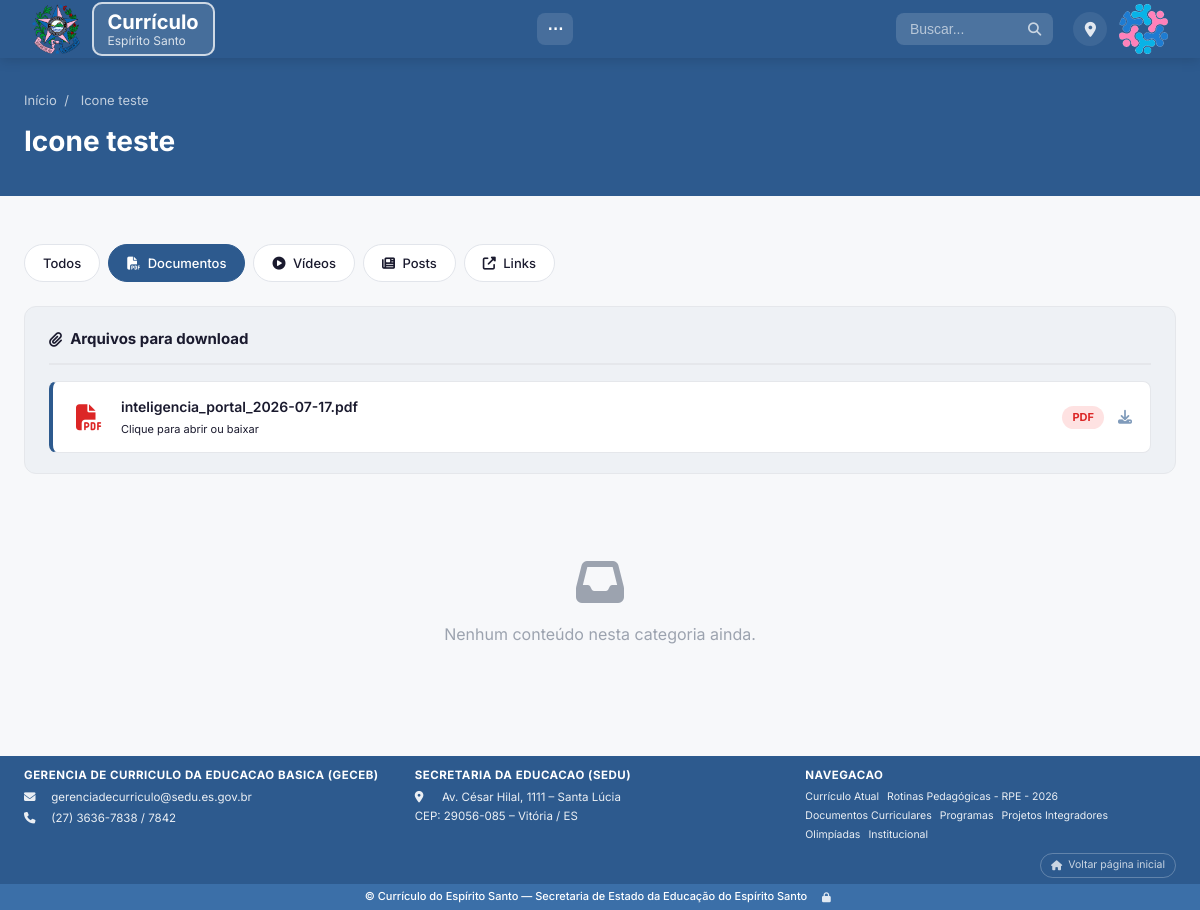
Before: /categoria/icone-teste/?tipo=documento with the older database file.
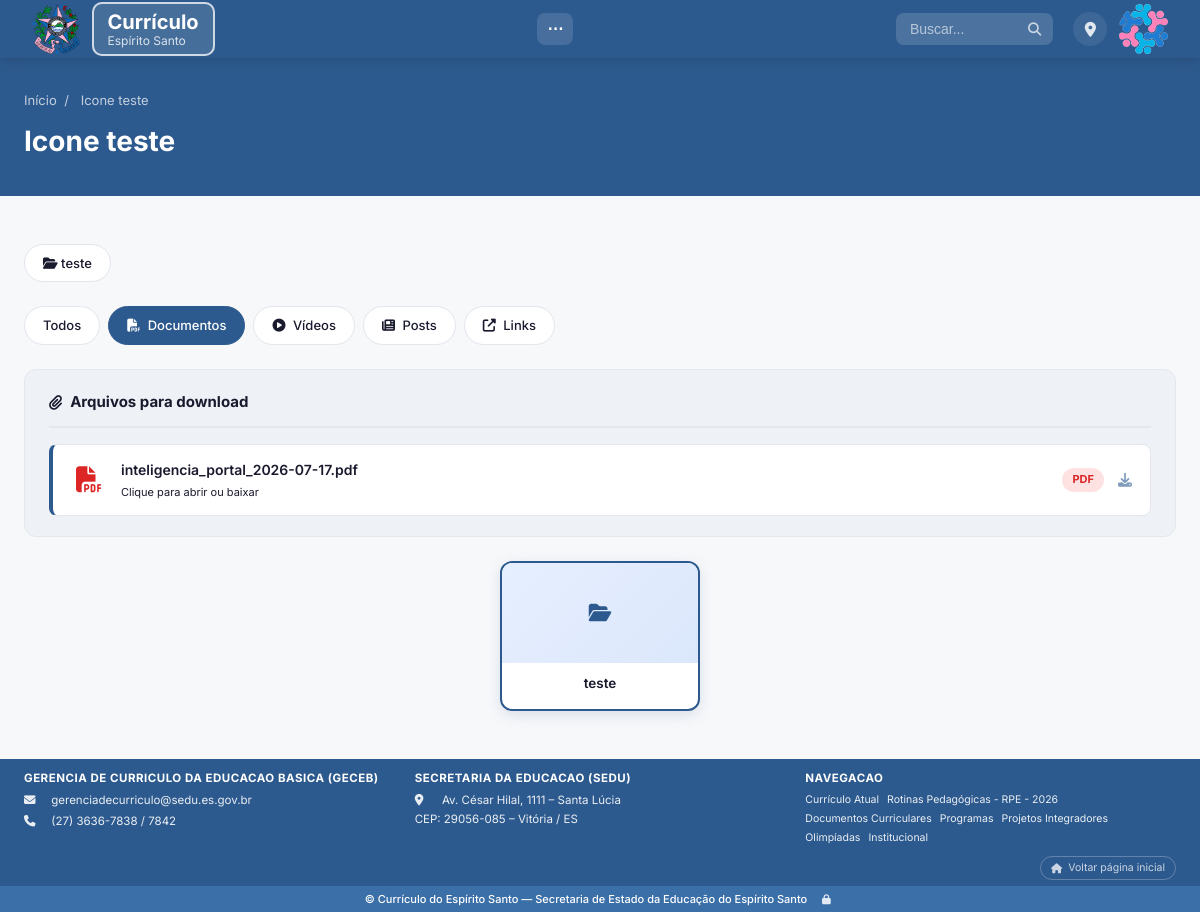
After: the same page with the newer database file.
### conteudo/models.py (models this page shows, shortened)
class Anexo(models.Model):
    conteudo = models.ForeignKey(
        Conteudo, on_delete=models.CASCADE, null=True, blank=True,
        related_name='anexos', verbose_name='Conteúdo'
    )
    categoria = models.ForeignKey(
        Categoria, on_delete=models.CASCADE, null=True, blank=True,
        related_name='anexos', verbose_name='Categoria'
    )
    arquivo = models.FileField(
        'Arquivo', upload_to='anexos/%Y/%m/',
        help_text='PDF, Word, Excel, PowerPoint, vídeo, imagem ou outro arquivo.'
    )
    nome = models.CharField(
        'Nome do arquivo', max_length=200, blank=True,
        help_text='Nome exibido no site. Se vazio, usa o nome do arquivo.'
    )
    ordem = models.PositiveIntegerField('Ordem', default=0)
    class Meta:
        verbose_name = 'Anexo'
        verbose_name_plural = 'Anexos'
        ordering = ['ordem', 'nome']
    @property
    def extensao(self):
        if self.arquivo:
            return self.arquivo.name.split('.')[-1].upper()
        return ''
    @property
    def nome_exibicao(self):
        return self.nome or self.arquivo.name.split('/')[-1]

class Categoria(models.Model):
    nome = models.CharField('Nome', max_length=200)
    slug = models.SlugField('URL amigável', max_length=200, unique=True, blank=True)
    descricao = models.TextField('Descrição', blank=True)
    icone = models.CharField(
        'Ícone', max_length=50, blank=True,
        help_text='Nome do ícone (ex: fas fa-book, fas fa-trophy)'
    )
    icone_imagem = models.FileField(
        'Ícone personalizado (imagem)', upload_to='icones_categoria/', blank=True, null=True,
        help_text='Envie uma imagem para usar como ícone deste botão, no lugar do ícone '
                  'automático/Font Awesome. Aceita qualquer formato (PNG, JPG, SVG, ICO, '
                  'WEBP...). Use uma imagem com fundo transparente para não prejudicar a '
                  'estética do botão. A imagem é ajustada automaticamente ao espaço do '
                  'ícone (sem cortar) tanto no botão principal quanto em subbotões. Se '
                  'preenchido, tem prioridade sobre o ícone escolhido.'
    )
    imagem = models.ImageField('Imagem de capa', upload_to='categorias/', blank=True, null=True)
    ordem = models.PositiveIntegerField('Ordem no menu', default=0)
    ativa = models.BooleanField('Ativa', default=True)
    categoria_pai = models.ForeignKey(
        'self', on_delete=models.CASCADE, null=True, blank=True,
        related_name='subcategorias', verbose_name='Categoria pai'
    )
    mostrar_menu_superior = models.BooleanField(
        'Aparecer na barra superior do site', default=False,
        help_text='Se marcado, o botão aparece na barra azul do topo da página '
                  'inicial e na lista "Navegação" do rodapé. Se desmarcado, some '
                  'dessas duas barras (mas a página da categoria continua existindo). '
                  'Vale apenas para botões do nível principal.'
    )
    mostrar_navegue_area = models.BooleanField(
        'Aparecer no "Navegue por área"', default=False,
        help_text='Se marcado, o botão aparece na seção "Navegue por área" da '
                  'página inicial. Se desmarcado, não aparece lá. '
                  'Vale apenas para botões do nível principal.'
    )
    mostrar_area_central = models.BooleanField(
        'Aparecer na área central (ao lado do Currículo Atual)', default=False,
        help_text='Se marcado, o botão aparece centralizado na página inicial, '
                  'ao lado do botão "Currículo Atual". Independente da barra '
                  'superior — pode marcar um, outro, os dois ou nenhum. A ordem '
                  'de exibição usa o mesmo campo "Ordem no menu". '
                  'Vale apenas para botões do nível principal.'
    )
    url_externa = models.URLField(
        'URL / Link de acesso externo', max_length=500, blank=True,
        help_text='Opcional. Se preenchido, ao clicar neste botão o visitante '
                  'será direcionado para este endereço externo em vez de abrir '
                  'a página interna da categoria.'
    )
    mostrar_conteudos_recentes = models.BooleanField(
        'Aparecer em Conteúdos Recentes', default=False,
        help_text='Se marcado, os conteúdos desta categoria poderão aparecer '
                  'automaticamente na área "Conteúdos Recentes" da página inicial.'
    )
    mostrar_como_card = models.BooleanField(
        'Mostrar como card grande na página do pai', default=True,
        help_text='Vale apenas para subcategorias (botões dentro de outro botão). '
                  'Se marcado, aparece como chip no topo E como card grande clicável '
                  'no meio da página do pai. Se desmarcado, aparece SOMENTE como chip '
                  'no topo (sem duplicar). Subáreas criadas pela função "Criar subárea '
                  'nos botões marcados" já nascem desmarcadas, por padrão.'
    )
    class Meta:
        verbose_name = 'Categoria'
        verbose_name_plural = 'Categorias'
        ordering = ['ordem', 'nome']
    @property
    def icone_display(self):
        if self.icone:
            return self.icone
        return icone_por_texto(self.nome, fallback='fas fa-folder-open')
    @property
    def link_externo(self):
        url = (self.url_externa or '').strip()
        if not url:
            return ''
        if '://' in url or url.startswith(('mailto:', 'tel:', '//', '#', '/')):
            return url
        return 'https://' + url

### conteudo/views.py (the view, shortened to what this page needs)
# urls.py: path('categoria/<slug:slug>/', views.categoria_detalhe, name='categoria'),
def categoria_detalhe(request, slug):
    categoria = get_object_or_404(Categoria, slug=slug, ativa=True)
    subcategorias = categoria.subcategorias.filter(ativa=True).order_by('nome')
    from painel.models import Vinculo
    cats = [categoria]
    conteudos = Conteudo.objects.publicados().filter(
        Q(categoria__in=cats) | Q(vinculos__categoria__in=cats)
    ).distinct().order_by(
        Case(When(ordem=0, then=Value(9999)), default=F('ordem'), output_field=IntegerField()),
        '-data_publicacao'
    )
    pulsantes = set(Vinculo.objects.filter(
        categoria__in=cats, pulsante=True
    ).values_list('conteudo_id', flat=True))
    tipo = request.GET.get('tipo')
    if tipo:
        conteudos = conteudos.filter(tipo=tipo)
    banners_cat = Banner.objects.filter(ativo=True, categoria=categoria)
    anexos_categoria = categoria.anexos.all().order_by('ordem', 'nome')
    return render(request, 'categoria.html', {
        'categoria': categoria,
        'subcategorias': subcategorias,
        'conteudos': conteudos,
        'tipo_filtro': tipo,
        'banners': banners_cat,
        'anexos_categoria': anexos_categoria,
        'pulsantes': pulsantes,
    })

### conteudo/context_processors.py (called while the page is built)
def site_config(request):
    return {
        'config': ConfiguracaoSite.get_config(),
        'menu_categorias': Categoria.objects.filter(
            ativa=True, categoria_pai__isnull=True, mostrar_menu_superior=True
        ),
    }

### conteudo/models.py (called while the page is built)
    def publicados(self):
        return self.filter(
            status=StatusPublicacao.PUBLICADO,
            data_publicacao__lte=timezone.now(),
        )

    @classmethod
    def get_config(cls):
        config, _ = cls.objects.get_or_create(pk=1)
        return config

### inteligencia/ua_parser.py (called while the page is built, shortened)
def detectar_dispositivo(ua):
    if not ua:
        return 'desktop'

def detectar_navegador(ua):
    if not ua:
        return 'Outro'

### templates/categoria.html (shortened to what the changed rows need)
{% extends 'base.html' %}
{% block content %}
<section class="page-header">
    <div class="container">
        <h1>{{ categoria.nome }}</h1>
    </div>
</section>
<section class="section">
    <div class="container">
    {% if pagina_indice %}
        {% if categoria.descricao %}
        <div class="page-intro-body">{{ categoria.descricao|safe }}</div>
        {% endif %}
        <div class="topic-grid">
            {% for botao in botoes %}
            <a href="{% if botao.link_externo %}{{ botao.link_externo }}{% else %}{% url 'conteudo:categoria' botao.slug %}{% endif %}"
               class="topic-btn{% if botao.estilo.pulsante %} btn-pulse{% endif %}{% if botao.estilo.classe_tamanho %} {{ botao.estilo.classe_tamanho }}{% endif %}"
               {% if botao.estilo %}style="{{ botao.estilo.css_inline }}"{% endif %}
               {% if botao.link_externo %}target="_blank" rel="noopener"{% endif %}
               title="{{ botao.nome }}">
                <span class="topic-icon{% if botao.icone_imagem %} sem-fundo{% endif %}">
                    {% if botao.icone_imagem %}<img src="{{ botao.icone_imagem.url }}" alt="" class="icone-personalizado">
                    {% else %}<i class="{{ botao.icone_display }}"></i>{% endif %}
                </span>
                <span class="topic-label">{{ botao.nome }}</span>
            </a>
            {% endfor %}
        </div>
    {% else %}
        {% if subcategorias %}
        <div class="subcategories">
            {% for sub in subcategorias %}
            <a href="{% if sub.link_externo %}{{ sub.link_externo }}{% else %}{% url 'conteudo:categoria' sub.slug %}{% endif %}"
               class="subcategory-chip{% if sub.estilo.pulsante %} btn-pulse{% endif %}{% if sub.estilo.classe_tamanho %} {{ sub.estilo.classe_tamanho }}{% endif %}"
               title="{{ sub.nome }}">
                {% if sub.icone_imagem %}<img src="{{ sub.icone_imagem.url }}" alt="" class="icone-personalizado chip-icone-personalizado">
                {% elif sub.icone %}<i class="{{ sub.icone }}"></i>{% endif %}
                {{ sub.nome }}
            </a>
            {% endfor %}
        </div>
        {% endif %}
        {% if anexos_categoria %}
        <div class="anexos-section">
            <div class="anexos-lista">
                {% for anexo in anexos_categoria %}
                <a href="{{ anexo.arquivo.url }}" class="anexo-item" target="_blank" rel="noopener" title="{{ anexo.nome_exibicao }}">
                    <span class="anexo-icone">
                        {% if anexo.extensao == 'PDF' %}<i class="fas fa-file-pdf"></i>
                        {% elif anexo.extensao == 'DOCX' or anexo.extensao == 'DOC' %}<i class="fas fa-file-word"></i>
                        {% elif anexo.extensao == 'XLSX' or anexo.extensao == 'XLS' %}<i class="fas fa-file-excel"></i>
                        {% elif anexo.extensao == 'PPTX' or anexo.extensao == 'PPT' %}<i class="fas fa-file-powerpoint"></i>
                        {% elif anexo.extensao == 'MP4' or anexo.extensao == 'AVI' or anexo.extensao == 'MOV' %}<i class="fas fa-file-video"></i>
                        {% elif anexo.extensao == 'JPG' or anexo.extensao == 'PNG' or anexo.extensao == 'GIF' %}<i class="fas fa-file-image"></i>
                        {% else %}<i class="fas fa-file"></i>
                        {% endif %}
                    </span>
                    <span class="anexo-info">
                        <span class="anexo-nome">{{ anexo.nome_exibicao }}</span>
                        <span class="anexo-meta">Clique para abrir ou baixar</span>
                    </span>
                    <span class="anexo-ext ext-{{ anexo.extensao|lower }}">{{ anexo.extensao }}</span>
                    <span class="anexo-download"><i class="fas fa-download"></i></span>
                </a>
                {% endfor %}
            </div>
        </div>
        {% endif %}
        {% if subcategorias or conteudos %}
        <div class="content-grid">
            {% for sub in subcategorias %}
            {% if sub.mostrar_como_card %}
            <a href="{% if sub.link_externo %}{{ sub.link_externo }}{% else %}{% url 'conteudo:categoria' sub.slug %}{% endif %}"
               class="content-card content-card--subbotao{% if sub.estilo.pulsante %} btn-pulse{% endif %}"
               title="{{ sub.nome }}">
                <div class="card-image card-image-placeholder{% if sub.icone_imagem %} sem-fundo{% endif %}">
                    {% if sub.icone_imagem %}<img src="{{ sub.icone_imagem.url }}" alt="" class="icone-personalizado">
                    {% else %}<i class="{{ sub.icone_display }}"></i>{% endif %}
                </div>
                <div class="card-body">
                    <h3>{{ sub.nome }}</h3>
                </div>
            </a>
            {% endif %}
            {% endfor %}
        </div>
        {% else %}
        <div class="empty-state">
            <i class="fas fa-inbox"></i>
            <p>Nenhum conteúdo nesta categoria ainda.</p>
        </div>
        {% endif %}
    {% endif %}
    </div>
</section>
{% endblock %}

### templates/base.html (shortened to what this page needs)
{% load static %}
<!DOCTYPE html>
<html lang="pt-BR">
<head>
    <link rel="stylesheet" href="https://cdnjs.cloudflare.com/ajax/libs/font-awesome/6.5.1/css/all.min.css">
    <link rel="stylesheet" href="{% static 'css/style.css' %}?v=20260718-2">
</head>
<body>
<header class="header">
    <div class="container header-inner">
        <img src="{% static 'img/brasao-es.png' %}" alt="Brasão do Estado do Espírito Santo" class="header-brasao">
        <a href="{% url 'conteudo:home' %}" class="logo {% block logo_class %}{% endblock %}">
            <div class="logo-text">
                <span class="logo-title">Currículo</span>
                <span class="logo-subtitle">Espírito Santo</span>
            </div>
        </a>
        <nav class="nav">
            <button type="button" class="nav-more" id="navMore" aria-label="Mais categorias" title="Mais categorias">⋯</button>
        </nav>
        <form action="{% url 'conteudo:busca' %}" class="search-form">
            <input type="text" name="q" placeholder="Buscar..." value="{{ query|default:'' }}" class="search-input">
            <button type="submit" class="search-btn"><i class="fas fa-search"></i></button>
        </form>
        {% if config.endereco %}
        <a href="https://www.google.com/maps/search/?api=1&query={{ config.endereco|urlencode }}"
           target="_blank" rel="noopener" class="nav-localizacao"
           title="Ver a localização da SEDU no mapa">
            <i class="fas fa-location-dot"></i>
        </a>
        {% endif %}
        <img src="{% static 'img/gerenciaok.png' %}" alt="GECEB" class="header-geceb">
    </div>
</header>
<main class="main">
    {% block content %}{% endblock %}
</main>
<footer class="footer">
    <div class="container footer-inner">
        <div class="footer-info">
            <h3>{{ config.rodape_col1_titulo|default:"GERÊNCIA DE CURRÍCULO DA EDUCAÇÃO BÁSICA (GECEB)" }}</h3>
            {% if config.rodape_col1_html %}{{ config.rodape_col1_html|safe }}{% else %}
            <p><i class="fas fa-envelope"></i> {{ config.email_contato }}</p>
            <p><i class="fas fa-phone"></i> {{ config.telefone }}</p>
            {% endif %}
        </div>
        <div class="footer-info">
            <h3>{{ config.rodape_col2_titulo|default:"SECRETARIA DA EDUCAÇÃO (SEDU)" }}</h3>
            {% if config.rodape_col2_html %}{{ config.rodape_col2_html|safe }}{% else %}
            <p><i class="fas fa-map-marker-alt"></i> {{ config.endereco|linebreaksbr }}</p>
            {% endif %}
        </div>
        <div class="footer-links">
            <h3>{{ config.rodape_col3_titulo|default:"Navegação" }}</h3>
            {% if config.rodape_col3_html %}{{ config.rodape_col3_html|safe }}{% else %}
            {% for cat in menu_categorias %}
            <a href="{% url 'conteudo:categoria' cat.slug %}">{{ cat.nome }}</a>
            {% endfor %}
            {% endif %}
        </div>
    </div>
    <div class="container footer-voltar-wrap">
        <a href="{% url 'conteudo:home' %}"
           class="footer-voltar-inicio{% if request.path != '/' %} pulse{% endif %}"
           title="Voltar à página inicial">
            <i class="fas fa-house"></i> Voltar página inicial
        </a>
    </div>
    <div class="footer-bottom">
        <div class="container footer-bottom-inner">
            <p>{% if config.rodape_copyright %}{{ config.rodape_copyright }}{% else %}&copy; {{ config.nome_site }} — Secretaria de Estado da Educação do Espírito Santo{% endif %}</p>
            <a href="/admin/" class="admin-access-btn" title="Área administrativa">
                <i class="fas fa-lock"></i>
            </a>
        </div>
    </div>
</footer>
</body>
</html>

Changed rows visible on the page:
added Categoria: nome "teste"
Other visible differences:
text no longer shown: "Nenhum conteúdo nesta categoria ainda."
